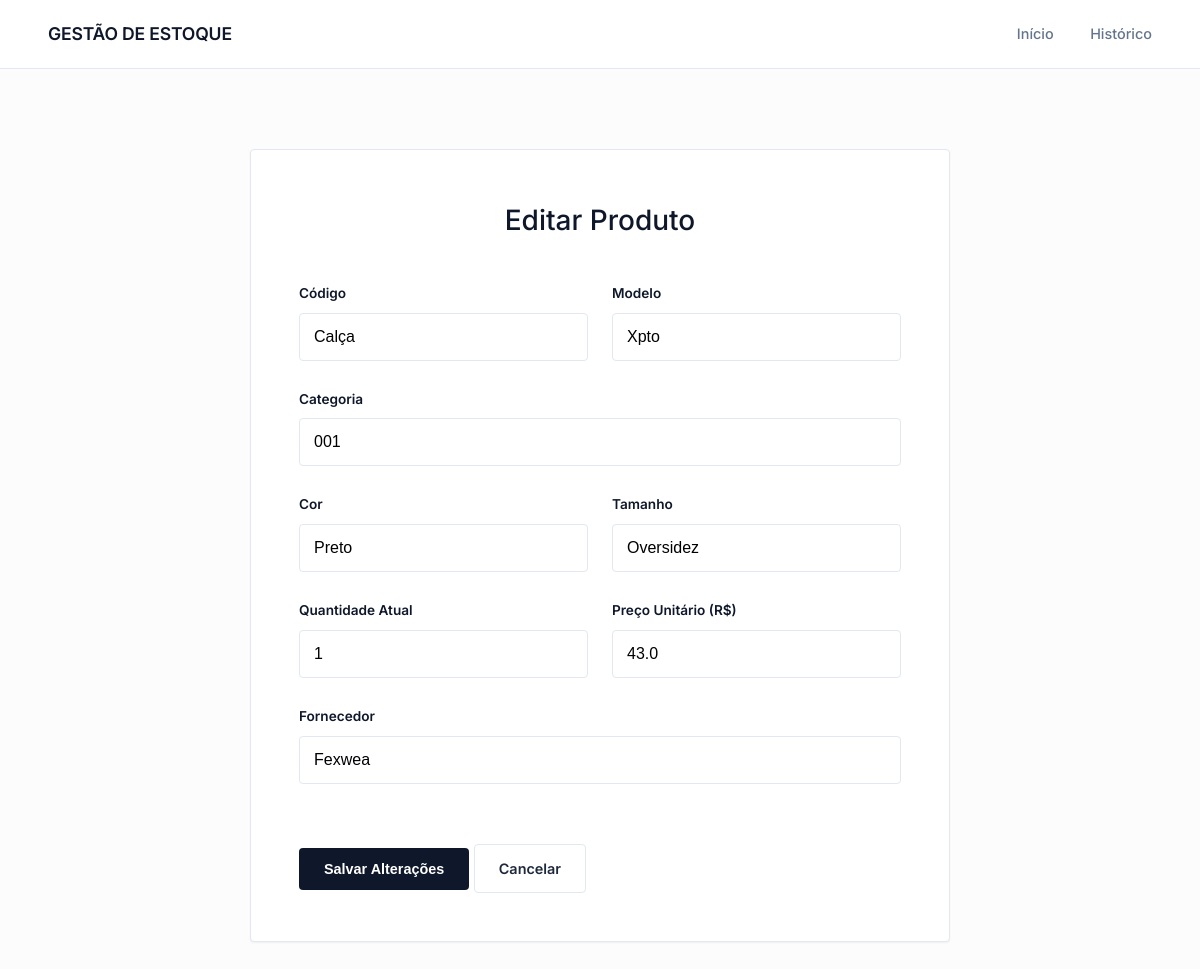
/produtos/3/editar, run on an earlier commit of the app's database.
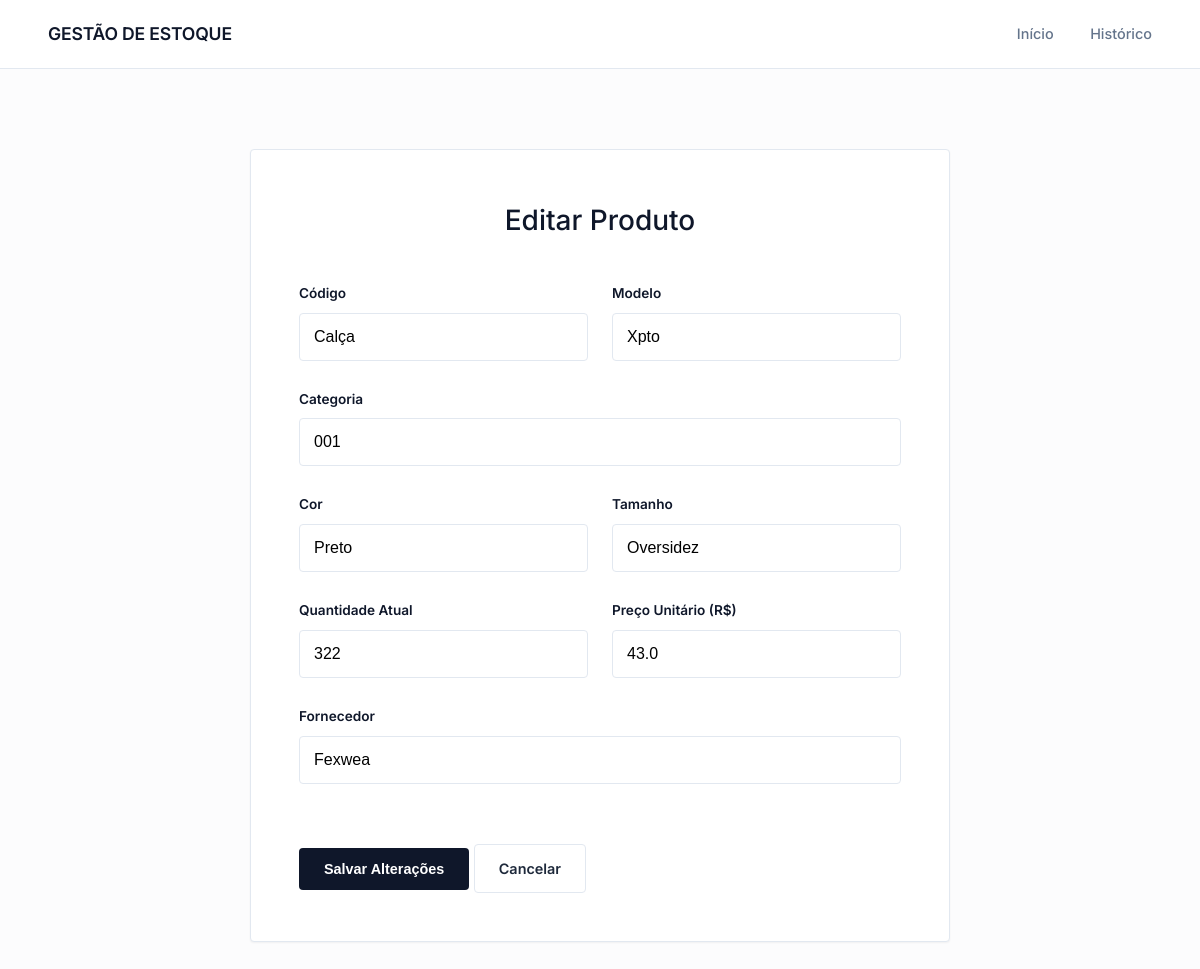
And on a later commit of the database.
### tables this page shows
CREATE TABLE produtos (
            id INTEGER PRIMARY KEY AUTOINCREMENT,
            codigo TEXT NOT NULL UNIQUE,
            nome_modelo TEXT NOT NULL,
            categoria TEXT NOT NULL,
            cor TEXT NOT NULL,
            tamanho TEXT NOT NULL,
            quantidade INTEGER NOT NULL DEFAULT 0,
            preco REAL NOT NULL,
            fornecedor TEXT,
            data_cadastro DATETIME DEFAULT CURRENT_TIMESTAMP
        );

### app.py (the view, shortened to what this page needs)
@app.route("/produtos/<int:id>/editar", methods=["GET", "POST"])
def editar_produto(id):
    conn = get_connection()
    produto = conn.execute("SELECT * FROM produtos WHERE id = ?", (id,)).fetchone()
    conn.close()
    return render_template("editar_produto.html", produto=produto)

### database.py (called while the page is built)
def get_connection():
    conn = sqlite3.connect(DATABASE_NAME)
    conn.row_factory = sqlite3.Row
    return conn

### templates/editar_produto.html (shortened to what this page needs)
{% extends "base.html" %}
{% block content %}
<div class="centered-container">
    <div class="formulario-wrapper">
        <h2>Editar Produto</h2>
        <form method="POST" class="formulario">
            <div class="grid-2">
                <div>
                    <label>Código</label>
                    <input type="text" name="codigo" value="{{ produto.codigo }}" required>
                </div>
                <div>
                    <label>Modelo</label>
                    <input type="text" name="nome_modelo" value="{{ produto.nome_modelo }}" required>
                </div>
            </div>
            <label>Categoria</label>
            <input type="text" name="categoria" value="{{ produto.categoria }}" required>
            <div class="grid-2">
                <div>
                    <label>Cor</label>
                    <input type="text" name="cor" value="{{ produto.cor }}" required>
                </div>
                <div>
                    <label>Tamanho</label>
                    <input type="text" name="tamanho" value="{{ produto.tamanho }}" required>
                </div>
            </div>
            <div class="grid-2">
                <div>
                    <label>Quantidade Atual</label>
                    <input type="number" name="quantidade" value="{{ produto.quantidade }}" required>
                </div>
                <div>
                    <label>Preço Unitário (R$)</label>
                    <input type="number" step="0.01" name="preco" value="{{ produto.preco }}" required>
                </div>
            </div>
            <label>Fornecedor</label>
            <input type="text" name="fornecedor" value="{{ produto.fornecedor }}">
            <div class="acoes-formulario mt-2">
                <button type="submit" class="botao botao-primary" style="flex: 2;">Salvar Alterações</button>
                <a href="{{ url_for('index') }}" class="botao botao-secundario" style="flex: 1;">Cancelar</a>
            </div>
        </form>
    </div>
</div>
{% endblock %}

What changed in the data, as far as the page shows it:
changed produtos "Calça": quantidade "1" → "322"
